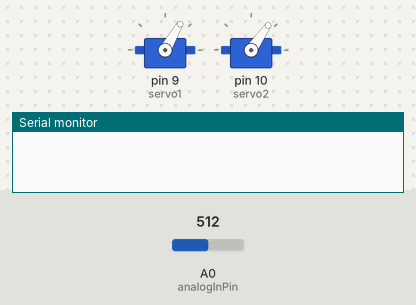
This sketch was run on a simulated Arduino Uno, built with avr-gcc and run on an emulated ATmega328P. On the bench: 2 × servo, the last lines printed to the serial monitor. Inputs (shaded band) come from the test bench; at power-on: A0 (analogInPin) = 512.

Above: at 0.09 s.
At 19.87 s:
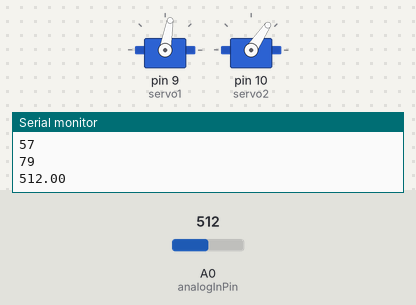
At 39.8 s:
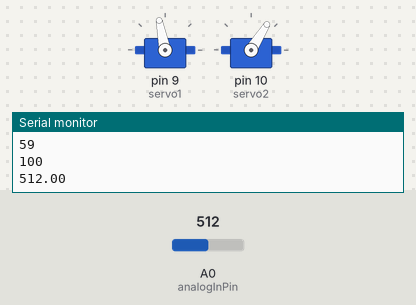
Timing chart, 0 to 40.0 s (numbered marks = the images above):
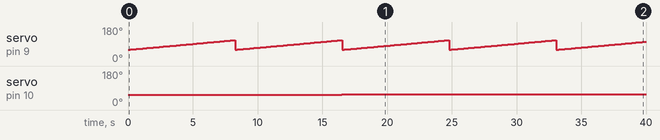

Measured:
- by itself, servo on pin 9 (servo1): ramps from 60° to 110° and jumps back, once every 8.3 s
- by itself, servo on pin 10 (servo2): 55° → 56° at 16.5 s, → 57° 8.3 s later, → 58° 8.3 s later

The sketch:

scan3d.ino
```cpp
#include <Servo.h>

const byte analogInPin = A0;
float sensor_value;
float sensor_value1;
float sensor_value2;
float sensor_value3;
int pos;    // variable to store the servo position
int i;
Servo servo1;
Servo servo2;

void setup() {
  Serial.begin(9600);
  servo1.attach(9);
  servo2.attach(10);

  servo1.write(60);
  servo2.write(55);
}

void loop() {
 for (i = 55; i < 95; i+=1){               //tilts from 90 to 120 degrees

  for (pos = 60; pos <= 110; pos += 1) {    // pans from 60 to 100 degrees per tilt degree
    servo1.write(pos);
    delay(30); sensor_value1 = analogRead(analogInPin);
    delay(50); sensor_value2 = analogRead(analogInPin);
    delay(50); sensor_value3 = analogRead(analogInPin);
    sensor_value = (sensor_value1 + sensor_value2 + sensor_value3)/3;

    Serial.println(i);
    Serial.println(pos);
    Serial.println(sensor_value);
    delay(30);
  }

  Serial.println(667);
  servo2.write(i); delay(50);

 }


 Serial.println(9999);
 while(true)
 {}

}
```
